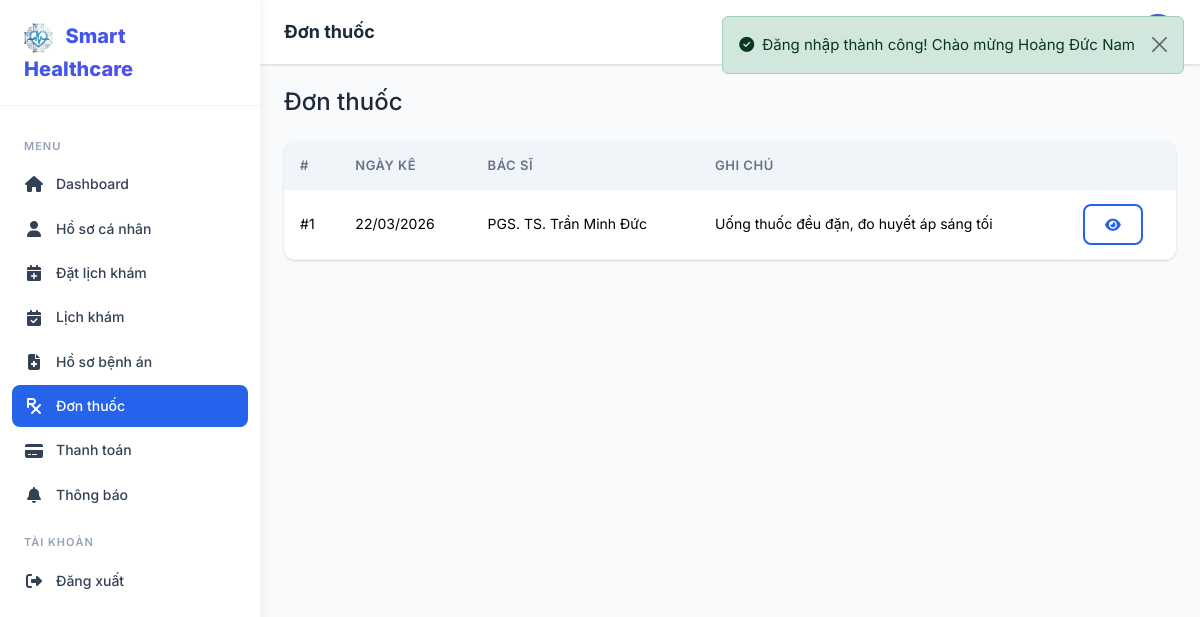
Screenshot of /patient/prescriptions (signed in) with the database file from the repository.
### tables this page shows
CREATE TABLE prescriptions (
    id INT AUTO_INCREMENT PRIMARY KEY,
    medical_record_id INT NOT NULL,
    patient_id INT NOT NULL,
    doctor_id INT NOT NULL,
    notes TEXT DEFAULT NULL,
    status ENUM('pending','dispensed','cancelled') DEFAULT 'pending',
    created_at TIMESTAMP DEFAULT CURRENT_TIMESTAMP,
    updated_at TIMESTAMP DEFAULT CURRENT_TIMESTAMP ON UPDATE CURRENT_TIMESTAMP,
    FOREIGN KEY (medical_record_id) REFERENCES medical_records(id) ON DELETE CASCADE,
    FOREIGN KEY (patient_id) REFERENCES patients(id) ON DELETE CASCADE,
    FOREIGN KEY (doctor_id) REFERENCES doctors(id) ON DELETE CASCADE
);

CREATE TABLE users (
    id INT AUTO_INCREMENT PRIMARY KEY,
    role_id INT NOT NULL,
    email VARCHAR(255) NOT NULL UNIQUE,
    password VARCHAR(255) NOT NULL,
    full_name VARCHAR(255) NOT NULL,
    phone VARCHAR(20) DEFAULT NULL,
    avatar VARCHAR(500) DEFAULT NULL,
    status ENUM('active','inactive','banned') DEFAULT 'active',
    created_at TIMESTAMP DEFAULT CURRENT_TIMESTAMP,
    updated_at TIMESTAMP DEFAULT CURRENT_TIMESTAMP ON UPDATE CURRENT_TIMESTAMP,
    INDEX idx_users_email (email),
    INDEX idx_users_role (role_id),
    INDEX idx_users_status (status),
    FOREIGN KEY (role_id) REFERENCES roles(id) ON DELETE RESTRICT
);

### app/controllers/PatientController.php (called while the page is built, shortened)
<?php
class PatientController extends Controller
{
    public function prescriptions(): void
    {
        $patient = (new Patient())->findByUserId(Auth::id());
        $prescriptions = $patient ? (new Prescription())->byPatient($patient['id']) : [];
        $this->view('patient/prescriptions', [
            'title'         => 'Đơn thuốc',
            'prescriptions' => $prescriptions,
        ], 'dashboard');
    }
}

### public/index.php (called while the page is built, shortened)
<?php
spl_autoload_register(function ($class) {
    $paths = [
        APP_PATH . '/core/' . $class . '.php',
        APP_PATH . '/models/' . $class . '.php',
        APP_PATH . '/controllers/' . $class . '.php',
    ];
    foreach ($paths as $path) {
        if (file_exists($path)) {
            return;
        }
    }
});
require_once APP_PATH . '/helpers/functions.php';
$url = isset($_GET['url']) ? rtrim($_GET['url'], '/') : '';
$router = new Router();
$router->dispatch($url);

### app/core/Auth.php (called while the page is built, shortened)
<?php
class Auth
{
    public static function id(): ?int
    {
        return $_SESSION['user_id'] ?? null;
    }
}

### app/core/Model.php (called while the page is built, shortened)
<?php
class Model
{
    protected static ?PDO $db = null;
    protected string $table = '';
    public static function setDatabase(PDO $pdo): void
    {
        self::$db = $pdo;
    }
    protected function db(): PDO
    {
        return self::$db;
    }
    public function findBy(string $column, $value): ?array
    {
        $stmt = $this->db()->prepare("SELECT * FROM {$this->table} WHERE {$column} = ?");
        $stmt->execute([$value]);
        $result = $stmt->fetch();
        return $result ?: null;
    }
    public function query(string $sql, array $params = []): array
    {
        $stmt = $this->db()->prepare($sql);
        $stmt->execute($params);
        return $stmt->fetchAll();
    }
}

### app/models/Patient.php (called while the page is built, shortened)
<?php
class Patient extends Model
{
    public function findByUserId(int $userId): ?array
    {
        return $this->findBy('user_id', $userId);
    }
}

### app/models/Prescription.php (called while the page is built, shortened)
<?php
class Prescription extends Model
{
    public function byPatient(int $patientId): array
    {
        return $this->query(
            "SELECT pr.*, ud.full_name as doctor_name, mr.diagnosis
             FROM prescriptions pr
             JOIN doctors d ON pr.doctor_id = d.id JOIN users ud ON d.user_id = ud.id
             JOIN medical_records mr ON pr.medical_record_id = mr.id
             WHERE pr.patient_id = ? ORDER BY pr.created_at DESC",
            [$patientId]
        );
    }
}

### app/helpers/functions.php (called while the page is built, shortened)
<?php
function e(?string $value): string
{
    return htmlspecialchars($value ?? '', ENT_QUOTES, 'UTF-8');
}
function url(string $path = ''): string
{
    return BASE_URL . $path;
}
function format_date(?string $date): string
{
    return date('d/m/Y', strtotime($date));
}
function truncate(string $text, int $length = 100): string
{
    if (mb_strlen($text) <= $length) return e($text);
    return e(mb_substr($text, 0, $length)) . '...';
}

### app/views/patient/prescriptions.php (the view, shortened to what this page needs)
<h4 class="mb-4">Đơn thuốc</h4>
<div class="table-custom"><div class="table-responsive"><table class="table">
    <thead><tr><th>#</th><th>Ngày kê</th><th>Bác sĩ</th><th>Ghi chú</th><th></th></tr></thead>
    <tbody>
        <?php foreach ($prescriptions as $p): ?>
        <tr><td>#<?= $p['id'] ?></td><td><?= format_date($p['created_at']) ?></td><td><?= e($p['doctor_name'] ?? '') ?></td><td><?= truncate($p['notes'] ?? '',50) ?></td>
        <td><a href="<?= url('/patient/prescriptions/' . $p['id']) ?>" class="btn btn-sm btn-outline-primary"><i class="fas fa-eye"></i></a></td></tr>
        <?php endforeach; ?>
    </tbody>
</table></div></div>

### app/core/Router.php (shortened to what this page needs)
<?php
class Router
{
    private array $routes = [];
    private function addRoute(string $method, string $uri, string $action): void
    {
        $pattern = preg_replace('/\{([a-zA-Z_]+)\}/', '(?P<$1>[^/]+)', $uri);
        $pattern = '#^' . $pattern . '$#';
        $this->routes[] = [
            'method'  => $method,
            'pattern' => $pattern,
            'action'  => $action,
        ];
    }
    public function dispatch(string $url): void
    {
        $method = $_SERVER['REQUEST_METHOD'];
        foreach ($this->routes as $route) {
            if ($route['method'] !== $method) continue;
            if (preg_match($route['pattern'], $url, $matches)) {
                $params = array_filter($matches, 'is_string', ARRAY_FILTER_USE_KEY);
                [$controllerName, $actionName] = explode('@', $route['action']);
                $controller = new $controllerName();
                call_user_func_array([$controller, $actionName], $params);
                return;
            }
        }
    }
}

### assets/css/style.css (style rules this page uses)
:root { --primary: #2563eb; --primary-dark: #1d4ed8; --primary-light: #dbeafe; --accent: #10b981; --accent-dark: #059669; --danger: #ef4444; --warning: #f59e0b; --info: #06b6d4; --dark: #1e293b; --dark-2: #334155; --gray: #64748b; --gray-light: #94a3b8; --light: #f1f5f9; --lighter: #f8fafc; --white: #ffffff; --shadow: 0 1px 3px rgba(0,0,0,.1), 0 1px 2px rgba(0,0,0,.06); --shadow-md: 0 4px 6px rgba(0,0,0,.07), 0 2px 4px rgba(0,0,0,.06); --shadow-lg: 0 10px 15px rgba(0,0,0,.1), 0 4px 6px rgba(0,0,0,.05); --radius: 0.75rem; --radius-sm: 0.5rem; --sidebar-width: 260px; --topbar-height: 64px; --transition: all 0.3s ease; --font: 'Inter', -apple-system, BlinkMacSystemFont, sans-serif; --gradient-primary: linear-gradient(135deg, #2563eb 0%, #7c3aed 100%); --gradient-accent: linear-gradient(135deg, #10b981 0%, #06b6d4 100%); --gradient-hero: linear-gradient(135deg, #1e3a8a 0%, #7c3aed 50%, #2563eb 100%); }
* { margin: 0; padding: 0; box-sizing: border-box; }
body { font-family: var(--font); font-size: 0.9375rem; color: var(--dark); background: var(--lighter); line-height: 1.6; -webkit-font-smoothing: antialiased; }
a { color: var(--primary); text-decoration: none; transition: var(--transition); }
.table-custom { border-radius: var(--radius); overflow: hidden; box-shadow: var(--shadow); background: var(--white); }
.table-custom .table { margin: 0; }
.table-custom .table thead th { background: var(--light); font-weight: 600; font-size: 0.8125rem; text-transform: uppercase; letter-spacing: 0.5px; color: var(--gray); border: none; padding: 0.875rem 1rem; }
.table-custom .table td { padding: 0.875rem 1rem; vertical-align: middle; border-color: var(--light); font-size: 0.875rem; }
.btn { border-radius: var(--radius-sm); font-weight: 600; font-size: 0.875rem; padding: 0.5rem 1.25rem; transition: var(--transition); }
.btn-outline-primary { border: 2px solid var(--primary); color: var(--primary); }

### rows the page displays
prescriptions: id "1", created_at "22/03/2026", users.full_name "PGS. TS. Trần Minh Đức", notes "Uống thuốc đều đặn, đo huyết áp sáng tối"
